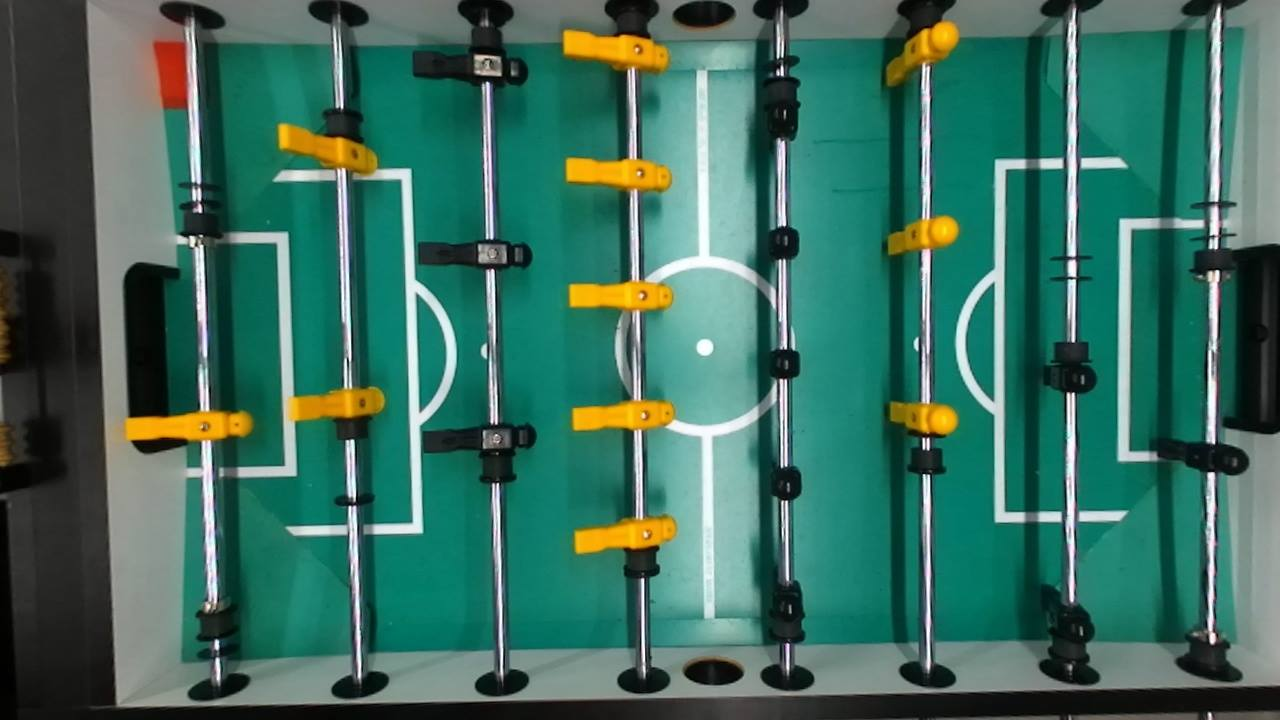
#> input picture still_frames/frame3.jpg, 1280 x 720 px, found by its file name
$ python get_red_scratch.py   (older library calls are emulated)
#> lines starting #> are read from the running program, lines starting #| are printed output that depends on the picture; after the words box and inside, x2 and y2 are one past the last pixel; in counts of white or black regions, pixels touching at a corner belong together
#!/usr/bin/env python
import cv2
import numpy as np
# from matplotlib import pyplot as plt
# from hello_world import convert_Image

# filename = './hd3.jpg'
filename = './source_images/frame3.jpg'

img = cv2.imread(filename)
#> img is the input picture: shape (720, 1280, 3); mean B, G, R 95.7, 109.5, 60.4
# img = img[:,:,2]
#
# cv2.imshow("redchannel", img)
# cv2.waitKey(0)


img_hsv = cv2.cvtColor(img, cv2.COLOR_BGR2HSV)
#> img_hsv: shape (720, 1280, 3); mean H, S, V 75, 137.2, 112.3
# img_hsv = cv2.cvtColor(img, cv2.COLOR_RGB2GRAY, 2)


# lower mask (0-10)
lower_red = np.array([0, 50, 50])
upper_red = np.array([10, 255, 255])
mask0 = cv2.inRange(img_hsv, lower_red, upper_red)
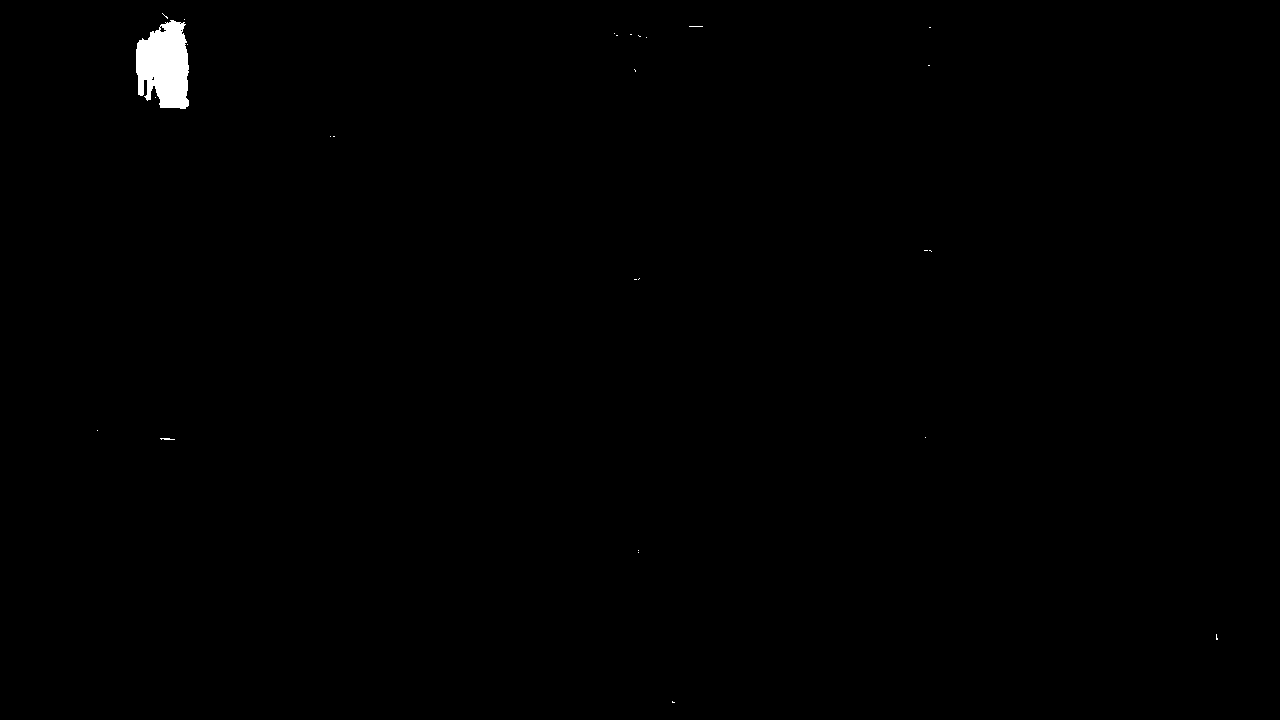
#> mask0: shape (720, 1280); 0.4% white; 27 white regions (25 under 20 px), largest, box (x1, y1, x2, y2) and area: (136, 20, 189, 109) 3615, (160, 438, 175, 440) 22

# upper mask (170-180)
lower_red = np.array([170, 50, 50])
upper_red = np.array([180, 255, 255])
mask1 = cv2.inRange(img_hsv, lower_red, upper_red)
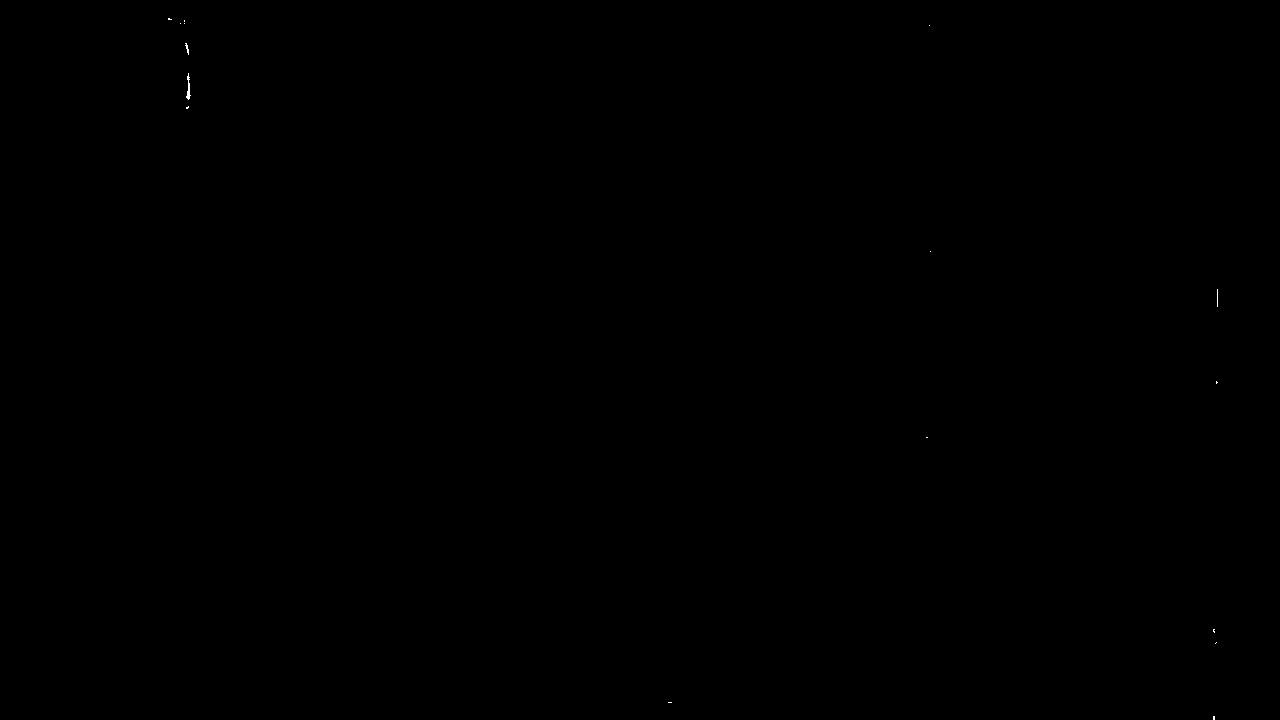
#> mask1: shape (720, 1280); 0.02% white in thin lines or dots, all inside (x1, y1, x2, y2) = (168, 18, 1218, 720)


# join my masks
mask = mask0+mask1
#> mask: shape (720, 1280); 0.42% white; 30 white regions (28 under 20 px)

# set my output img to zero everywhere except my mask
output_img = img.copy()
output_img[np.where(mask == 0)] = 0

# removing noise
kernel = np.ones((3,3),np.uint8)
output_img = cv2.erode(output_img,kernel,iterations = 2)

output_img = cv2.cvtColor(output_img, cv2.COLOR_BGR2GRAY)
#> output_img: shape (720, 1280)
# ret, output_img = cv2.threshold(output_img, 60, 0, cv2.THRESH_TRUNC)

ret,output_img = cv2.threshold(output_img, 90, 255, cv2.THRESH_TOZERO_INV)

# output_img = cv2.adaptiveThreshold(output_img, 255, cv2.ADAPTIVE_THRESH_GAUSSIAN_C,
#             cv2.THRESH_BINARY_INV, 11, 2)
# retval2, output_img = cv2.threshold(output_img, 125, 255,
#                                     cv2.THRESH_BINARY + cv2.THRESH_OTSU)


cnts = cv2.findContours(output_img.copy(), cv2.RETR_EXTERNAL,
                        cv2.CHAIN_APPROX_SIMPLE)[1]
#> cnts = 2 contours, 1 with area under 20; largest, box (x1, y1, x2, y2) and area: (152, 37, 188, 107) 1852

output_img = img
# output_img = img_hsv

for c in cnts:
    # print(c)

    M = cv2.moments(c)
    cX = int(M["m10"] / M["m00"])
    cY = int(M["m01"] / M["m00"])

    # print(M)

    _, _, width, height = cv2.boundingRect(c)

    if (width * height) < 1000:
        continue

    # draw the contour and center of the shape on the image
    cv2.drawContours(output_img, [c], -1, (0, 255, 0), 2)
#> this loop made 2 passes
#> (cX, cY, width, height) on passes 1 to 2: (171, 70, 36, 70), (177, 25, 10, 5)
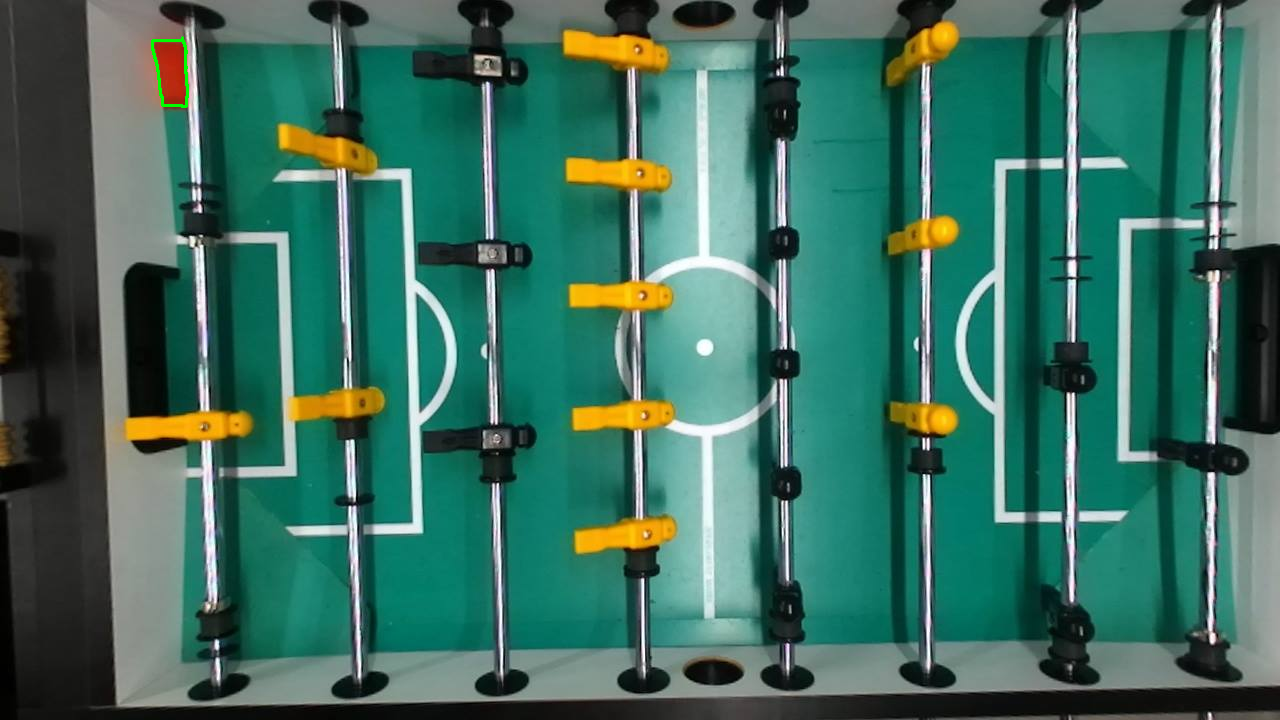
#> output_img: shape (720, 1280, 3); 0.07% of pixels changed, all inside (x1, y1, x2, y2) = (151, 36, 189, 108)
    # cv2.circle(output_img, (cX, cY), 7, (255, 255, 255), -1)
    # cv2.putText(output_img, "center", (cX - 20, cY - 20),
    #             cv2.FONT_HERSHEY_SIMPLEX, 0.5, (255, 255, 255), 2)

    # print(rect[0])
    # print(rect[1])
    # print(rect[0]+rect[2])
    # print(rect[1]+rect[3])
    # cv2.circle(output_img, (rect[0], rect[1]), 7, (255, 255, 255), -1)

    # (x,y),radius = cv2.minEnclosingCircle(c)
    # center = (int(cX), int(cY))
    # cv2.circle(output_img, center, 30, (255, 100, 0), 2)


    # cv2.drawContours(output_img, [c], -1, (0, 255, 0), 2)

# im2, contours, hierarchy = cv2.findContours(output_img, cv2.RETR_TREE, cv2.CHAIN_APPROX_SIMPLE)


#
# output_img = cv2.cvtColor(output_img, cv2.COLOR_BGR2GRAY)
#
# cv2.imshow("gray", output_img)
#
# ###### blob detection ######
# # Setup SimpleBlobDetector parameters.
# params = cv2.SimpleBlobDetector_Params()
#
# # Change thresholds
# params.minThreshold = 10
# params.maxThreshold = 254
#
# #params.filterByColor = True
# #params.blobColor = 100
#
# # # Filter by Area.
# # params.filterByArea = True
# # params.minArea = 0
#
# detector = cv2.SimpleBlobDetector_create(params)
#
# # Detect blobs.
# keypoints = detector.detect(output_img)
#
# print("keypoints")
# print(keypoints)
#
# # Draw detected blobs as red circles.
# # cv2.DRAW_MATCHES_FLAGS_DRAW_RICH_KEYPOINTS ensures the size of the circle corresponds to the size of blob
# output_img = cv2.drawKeypoints(output_img, keypoints, np.array([]), (0,255,0), cv2.DRAW_MATCHES_FLAGS_DRAW_RICH_KEYPOINTS)
#
#
# ###### blob detection ######


# convert_Image(img)

# output_img[:, :, 0] = 0
# output_img[:, :, 1] = 0
cv2.imshow('Red isolated', output_img)


# [4 lines of commented-out code are left out]


cv2.waitKey(0)
